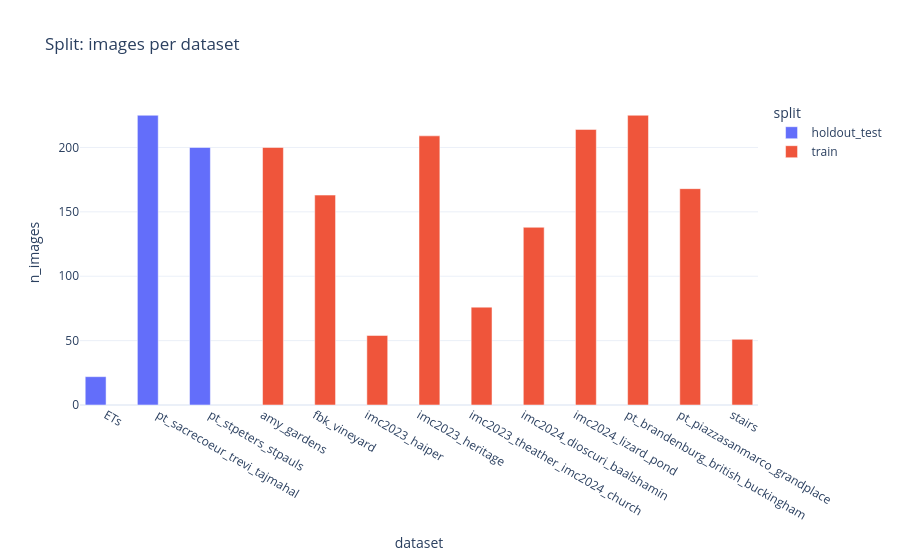

The cell this chart's notebook holds for it:
### Code cell
# Quick split summary
df = pd.read_csv(TRAIN_LABELS)
df["split"] = np.where(df["dataset"].isin(test_datasets), "holdout_test", "train")
summary = (
    df.groupby(["split", "dataset"], as_index=False)
    .agg(n_images=("image", "count"), n_scenes=("scene", "nunique"))
)
fig = px.bar(summary, x="dataset", y="n_images", color="split", barmode="group", title="Split: images per dataset")
fig.show()
summary

### Figure 1 — Plotly figure (JSON) as saved in the notebook; plotly's stock layout.template omitted (floating-point values rounded to 4 significant figures)
{"data": [{"alignmentgroup": "True", "hovertemplate": "split=holdout_test<br>dataset=%{x}<br>n_images=%{y}<extra></extra>", "legendgroup": "holdout_test", "marker": {"color": "#636efa", "pattern": {"shape": ""}}, "name": "holdout_test", "offsetgroup": "holdout_test", "orientation": "v", "showlegend": true, "textposition": "auto", "type": "bar", "x": ["ETs", "pt_sacrecoeur_trevi_tajmahal", "pt_stpeters_stpauls"], "xaxis": "x", "y": [22, 225, 200], "yaxis": "y"}, {"alignmentgroup": "True", "hovertemplate": "split=train<br>dataset=%{x}<br>n_images=%{y}<extra></extra>", "legendgroup": "train", "marker": {"color": "#EF553B", "pattern": {"shape": ""}}, "name": "train", "offsetgroup": "train", "orientation": "v", "showlegend": true, "textposition": "auto", "type": "bar", "x": ["amy_gardens", "fbk_vineyard", "imc2023_haiper", "imc2023_heritage", "imc2023_theather_imc2024_church", "imc2024_dioscuri_baalshamin", "imc2024_lizard_pond", "pt_brandenburg_british_buckingham", "pt_piazzasanmarco_grandplace", "stairs"], "xaxis": "x", "y": [200, 163, 54, 209, 76, 138, 214, 225, 168, 51], "yaxis": "y"}], "layout": {"barmode": "group", "legend": {"title": {"text": "split"}, "tracegroupgap": 0}, "title": {"text": "Split: images per dataset"}, "xaxis": {"anchor": "y", "domain": [0, 1], "title": {"text": "dataset"}}, "yaxis": {"anchor": "x", "domain": [0, 1], "title": {"text": "n_images"}}}}
